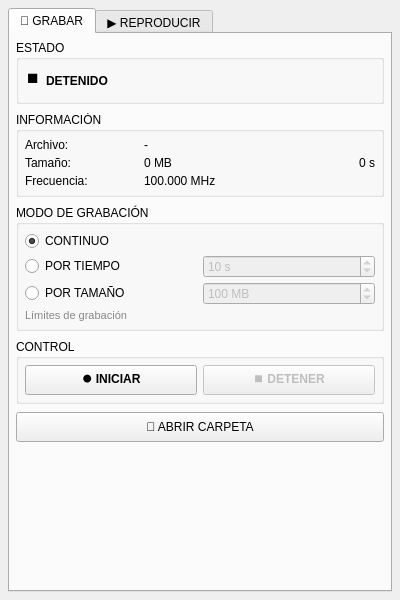
<?xml version="1.0" encoding="UTF-8"?>
<ui version="4.0">
 <class>DockWidget</class>
 <widget class="QDockWidget" name="DockWidget">
  <property name="geometry">
   <rect>
    <x>0</x>
    <y>0</y>
    <width>400</width>
    <height>600</height>
   </rect>
  </property>
  <property name="windowTitle">
   <string>GESTOR IQ</string>
  </property>
  <widget class="QWidget" name="dockWidgetContents">
   <layout class="QVBoxLayout" name="verticalLayout_main">
    <property name="spacing">
     <number>8</number>
    </property>
    <property name="leftMargin">
     <number>8</number>
    </property>
    <property name="topMargin">
     <number>8</number>
    </property>
    <property name="rightMargin">
     <number>8</number>
    </property>
    <property name="bottomMargin">
     <number>8</number>
    </property>
    
    <!-- ===== PESTAÑAS PRINCIPALES ===== -->
    <item>
     <widget class="QTabWidget" name="tabWidget">
      <property name="currentIndex">
       <number>0</number>
      </property>
      
      <!-- ========== PESTAÑA GRABAR ========== -->
      <widget class="QWidget" name="tab_record">
       <attribute name="title">
        <string>📼 GRABAR</string>
       </attribute>
       <layout class="QVBoxLayout" name="verticalLayout_record">
        <property name="spacing">
         <number>8</number>
        </property>
        <property name="leftMargin">
         <number>6</number>
        </property>
        <property name="topMargin">
         <number>6</number>
        </property>
        <property name="rightMargin">
         <number>6</number>
        </property>
        <property name="bottomMargin">
         <number>6</number>
        </property>
        
        <!-- ===== GRUPO ESTADO ===== -->
        <item>
         <widget class="QGroupBox" name="groupBox_status_record">
          <property name="title">
           <string>ESTADO</string>
          </property>
          <layout class="QHBoxLayout" name="horizontalLayout_status_record">
           <property name="spacing">
            <number>6</number>
           </property>
           <property name="leftMargin">
            <number>6</number>
           </property>
           <property name="topMargin">
            <number>6</number>
           </property>
           <property name="rightMargin">
            <number>6</number>
           </property>
           <property name="bottomMargin">
            <number>6</number>
           </property>
           
           <item>
            <widget class="QLabel" name="label_record_status_icon">
             <property name="font">
              <font>
               <pointsize>12</pointsize>
               <weight>75</weight>
               <bold>true</bold>
              </font>
             </property>
             <property name="text">
              <string>⏹</string>
             </property>
            </widget>
           </item>
           <item>
            <widget class="QLabel" name="label_record_status_text">
             <property name="font">
              <font>
               <weight>75</weight>
               <bold>true</bold>
              </font>
             </property>
             <property name="text">
              <string>DETENIDO</string>
             </property>
            </widget>
           </item>
           <item>
            <spacer name="horizontalSpacer_status_record">
             <property name="orientation">
              <enum>Qt::Horizontal</enum>
             </property>
             <property name="sizeHint" stdset="0">
              <size>
               <width>40</width>
               <height>20</height>
              </size>
             </property>
            </spacer>
           </item>
          </layout>
         </widget>
        </item>
        
        <!-- ===== GRUPO INFORMACIÓN ===== -->
        <item>
         <widget class="QGroupBox" name="groupBox_info_record">
          <property name="title">
           <string>INFORMACIÓN</string>
          </property>
          <layout class="QGridLayout" name="gridLayout_info_record">
           <property name="leftMargin">
            <number>6</number>
           </property>
           <property name="topMargin">
            <number>6</number>
           </property>
           <property name="rightMargin">
            <number>6</number>
           </property>
           <property name="bottomMargin">
            <number>6</number>
           </property>
           <property name="horizontalSpacing">
            <number>6</number>
           </property>
           <property name="verticalSpacing">
            <number>4</number>
           </property>
           
           <item row="0" column="0">
            <widget class="QLabel" name="label_record_filename_title">
             <property name="text">
              <string>Archivo:</string>
             </property>
            </widget>
           </item>
           <item row="0" column="1" colspan="2">
            <widget class="QLabel" name="label_record_filename">
             <property name="text">
              <string>-</string>
             </property>
             <property name="wordWrap">
              <bool>true</bool>
             </property>
            </widget>
           </item>
           
           <item row="1" column="0">
            <widget class="QLabel" name="label_record_size_title">
             <property name="text">
              <string>Tamaño:</string>
             </property>
            </widget>
           </item>
           <item row="1" column="1">
            <widget class="QLabel" name="label_record_size">
             <property name="text">
              <string>0 MB</string>
             </property>
            </widget>
           </item>
           
           <item row="1" column="2">
            <widget class="QLabel" name="label_record_time">
             <property name="text">
              <string>0 s</string>
             </property>
             <property name="alignment">
              <set>Qt::AlignRight|Qt::AlignTrailing|Qt::AlignVCenter</set>
             </property>
            </widget>
           </item>
           
           <item row="2" column="0">
            <widget class="QLabel" name="label_record_freq_title">
             <property name="text">
              <string>Frecuencia:</string>
             </property>
            </widget>
           </item>
           <item row="2" column="1" colspan="2">
            <widget class="QLabel" name="label_record_freq">
             <property name="text">
              <string>100.000 MHz</string>
             </property>
            </widget>
           </item>
          </layout>
         </widget>
        </item>
        
        <!-- ===== GRUPO MODO DE GRABACIÓN ===== -->
        <item>
         <widget class="QGroupBox" name="groupBox_mode_record">
          <property name="title">
           <string>MODO DE GRABACIÓN</string>
          </property>
          <layout class="QGridLayout" name="gridLayout_mode_record">
           <property name="leftMargin">
            <number>6</number>
           </property>
           <property name="topMargin">
            <number>6</number>
           </property>
           <property name="rightMargin">
            <number>6</number>
           </property>
           <property name="bottomMargin">
            <number>6</number>
           </property>
           <property name="horizontalSpacing">
            <number>6</number>
           </property>
           <property name="verticalSpacing">
            <number>4</number>
           </property>
           
           <item row="0" column="0" colspan="2">
            <widget class="QRadioButton" name="radio_record_continuous">
             <property name="text">
              <string>CONTINUO</string>
             </property>
             <property name="checked">
              <bool>true</bool>
             </property>
            </widget>
           </item>
           
           <item row="1" column="0">
            <widget class="QRadioButton" name="radio_record_time">
             <property name="text">
              <string>POR TIEMPO</string>
             </property>
            </widget>
           </item>
           <item row="1" column="1">
            <widget class="QSpinBox" name="spinBox_record_duration">
             <property name="enabled">
              <bool>false</bool>
             </property>
             <property name="suffix">
              <string> s</string>
             </property>
             <property name="minimum">
              <number>1</number>
             </property>
             <property name="maximum">
              <number>3600</number>
             </property>
             <property name="value">
              <number>10</number>
             </property>
             <property name="minimumWidth">
              <number>80</number>
             </property>
            </widget>
           </item>
           
           <item row="2" column="0">
            <widget class="QRadioButton" name="radio_record_size">
             <property name="text">
              <string>POR TAMAÑO</string>
             </property>
            </widget>
           </item>
           <item row="2" column="1">
            <widget class="QSpinBox" name="spinBox_record_size">
             <property name="enabled">
              <bool>false</bool>
             </property>
             <property name="suffix">
              <string> MB</string>
             </property>
             <property name="minimum">
              <number>10</number>
             </property>
             <property name="maximum">
              <number>102400</number>
             </property>
             <property name="value">
              <number>100</number>
             </property>
             <property name="minimumWidth">
              <number>80</number>
             </property>
            </widget>
           </item>
           
           <item row="3" column="0" colspan="2">
            <widget class="QLabel" name="label_mode_info">
             <property name="text">
              <string>Límites de grabación</string>
             </property>
             <property name="styleSheet">
              <string notr="true">color: #888888; font-size: 8pt;</string>
             </property>
            </widget>
           </item>
          </layout>
         </widget>
        </item>
        
        <!-- ===== GRUPO CONTROLES ===== -->
        <item>
         <widget class="QGroupBox" name="groupBox_controls_record">
          <property name="title">
           <string>CONTROL</string>
          </property>
          <layout class="QHBoxLayout" name="horizontalLayout_controls_record">
           <property name="spacing">
            <number>6</number>
           </property>
           <property name="leftMargin">
            <number>6</number>
           </property>
           <property name="topMargin">
            <number>6</number>
           </property>
           <property name="rightMargin">
            <number>6</number>
           </property>
           <property name="bottomMargin">
            <number>6</number>
           </property>
           
           <item>
            <widget class="QPushButton" name="pushButton_record_start">
             <property name="minimumSize">
              <size>
               <width>0</width>
               <height>30</height>
              </size>
             </property>
             <property name="font">
              <font>
               <weight>75</weight>
               <bold>true</bold>
              </font>
             </property>
             <property name="text">
              <string>⏺ INICIAR</string>
             </property>
            </widget>
           </item>
           
           <item>
            <widget class="QPushButton" name="pushButton_record_stop">
             <property name="enabled">
              <bool>false</bool>
             </property>
             <property name="minimumSize">
              <size>
               <width>0</width>
               <height>30</height>
              </size>
             </property>
             <property name="font">
              <font>
               <weight>75</weight>
               <bold>true</bold>
              </font>
             </property>
             <property name="text">
              <string>⏹ DETENER</string>
             </property>
            </widget>
           </item>
          </layout>
         </widget>
        </item>
        
        <!-- ===== BOTÓN ABRIR CARPETA ===== -->
        <item>
         <widget class="QPushButton" name="pushButton_open_folder">
          <property name="minimumSize">
           <size>
            <width>0</width>
            <height>30</height>
           </size>
          </property>
          <property name="text">
           <string>📂 ABRIR CARPETA</string>
          </property>
         </widget>
        </item>
        
        <!-- ===== ESPACIADOR ===== -->
        <item>
         <spacer name="verticalSpacer_record">
          <property name="orientation">
           <enum>Qt::Vertical</enum>
          </property>
          <property name="sizeHint" stdset="0">
           <size>
            <width>20</width>
            <height>20</height>
           </size>
          </property>
         </spacer>
        </item>
        
       </layout>
      </widget>
      
              <!-- ========== PESTAÑA REPRODUCIR (VERSIÓN SIMPLIFICADA) ========== -->
      <widget class="QWidget" name="tab_play">
       <attribute name="title">
        <string>▶ REPRODUCIR</string>
       </attribute>
       <layout class="QVBoxLayout" name="verticalLayout_play">
        <property name="spacing">
         <number>8</number>
        </property>
        <property name="leftMargin">
         <number>6</number>
        </property>
        <property name="topMargin">
         <number>6</number>
        </property>
        <property name="rightMargin">
         <number>6</number>
        </property>
        <property name="bottomMargin">
         <number>6</number>
        </property>
        
        <!-- ===== GRUPO ESTADO ===== -->
        <item>
         <widget class="QGroupBox" name="groupBox_status_play">
          <property name="title">
           <string>ESTADO</string>
          </property>
          <layout class="QHBoxLayout" name="horizontalLayout_status_play">
           <property name="spacing">
            <number>6</number>
           </property>
           <property name="leftMargin">
            <number>6</number>
           </property>
           <property name="topMargin">
            <number>6</number>
           </property>
           <property name="rightMargin">
            <number>6</number>
           </property>
           <property name="bottomMargin">
            <number>6</number>
           </property>
           
           <item>
            <widget class="QLabel" name="label_play_status_icon">
             <property name="font">
              <font>
               <pointsize>12</pointsize>
               <weight>75</weight>
               <bold>true</bold>
              </font>
             </property>
             <property name="text">
              <string>⏹</string>
             </property>
            </widget>
           </item>
           <item>
            <widget class="QLabel" name="label_play_status_text">
             <property name="font">
              <font>
               <weight>75</weight>
               <bold>true</bold>
              </font>
             </property>
             <property name="text">
              <string>DETENIDO</string>
             </property>
            </widget>
           </item>
           <item>
            <spacer name="horizontalSpacer_status_play">
             <property name="orientation">
              <enum>Qt::Horizontal</enum>
             </property>
             <property name="sizeHint" stdset="0">
              <size>
               <width>40</width>
               <height>20</height>
              </size>
             </property>
            </spacer>
           </item>
          </layout>
         </widget>
        </item>
        
        <!-- ===== GRUPO ARCHIVO ===== -->
        <item>
         <widget class="QGroupBox" name="groupBox_file_play">
          <property name="title">
           <string>ARCHIVO</string>
          </property>
          <layout class="QVBoxLayout" name="verticalLayout_file_play">
           <property name="spacing">
            <number>6</number>
           </property>
           <property name="leftMargin">
            <number>6</number>
           </property>
           <property name="topMargin">
            <number>6</number>
           </property>
           <property name="rightMargin">
            <number>6</number>
           </property>
           <property name="bottomMargin">
            <number>6</number>
           </property>
           
           <item>
            <widget class="QPushButton" name="pushButton_play_open">
             <property name="minimumSize">
              <size>
               <width>0</width>
               <height>30</height>
              </size>
             </property>
             <property name="font">
              <font>
               <weight>75</weight>
               <bold>true</bold>
              </font>
             </property>
             <property name="text">
              <string>📂 ABRIR ARCHIVO IQ</string>
             </property>
            </widget>
           </item>
           
           <item>
            <widget class="QLabel" name="label_play_filename">
             <property name="text">
              <string>Sin archivo cargado</string>
             </property>
             <property name="wordWrap">
              <bool>true</bool>
             </property>
             <property name="styleSheet">
              <string notr="true">color: #888888; font-size: 9pt;</string>
             </property>
            </widget>
           </item>
          </layout>
         </widget>
        </item>
        
        <!-- ===== GRUPO INFORMACIÓN ===== -->
        <item>
         <widget class="QGroupBox" name="groupBox_info_play">
          <property name="title">
           <string>INFORMACIÓN</string>
          </property>
          <layout class="QGridLayout" name="gridLayout_info_play">
           <property name="leftMargin">
            <number>6</number>
           </property>
           <property name="topMargin">
            <number>6</number>
           </property>
           <property name="rightMargin">
            <number>6</number>
           </property>
           <property name="bottomMargin">
            <number>6</number>
           </property>
           <property name="horizontalSpacing">
            <number>6</number>
           </property>
           <property name="verticalSpacing">
            <number>4</number>
           </property>
           
           <item row="0" column="0">
            <widget class="QLabel" name="label_play_freq_title">
             <property name="text">
              <string>Frecuencia:</string>
             </property>
            </widget>
           </item>
           <item row="0" column="1">
            <widget class="QLabel" name="label_play_freq">
             <property name="text">
              <string>-</string>
             </property>
            </widget>
           </item>
           
           <item row="1" column="0">
            <widget class="QLabel" name="label_play_sr_title">
             <property name="text">
              <string>Sample Rate:</string>
             </property>
            </widget>
           </item>
           <item row="1" column="1">
            <widget class="QLabel" name="label_play_sr">
             <property name="text">
              <string>-</string>
             </property>
            </widget>
           </item>
           
           <item row="2" column="0">
            <widget class="QLabel" name="label_play_duration_title">
             <property name="text">
              <string>Duración:</string>
             </property>
            </widget>
           </item>
           <item row="2" column="1">
            <widget class="QLabel" name="label_play_duration">
             <property name="text">
              <string>-</string>
             </property>
            </widget>
           </item>
           
           <item row="3" column="0">
            <widget class="QLabel" name="label_play_mode_title">
             <property name="text">
              <string>Modo:</string>
             </property>
            </widget>
           </item>
           <item row="3" column="1">
            <widget class="QLabel" name="label_play_mode">
             <property name="text">
              <string>-</string>
             </property>
            </widget>
           </item>
           
           <item row="4" column="0" colspan="2">
            <widget class="QLabel" name="label_play_metadata">
             <property name="styleSheet">
              <string notr="true">color: #888888; font-size: 8pt;</string>
             </property>
             <property name="text">
              <string/>
             </property>
             <property name="wordWrap">
              <bool>true</bool>
             </property>
            </widget>
           </item>
          </layout>
         </widget>
        </item>
        
        <!-- ===== GRUPO CONTROL (3 botones en línea horizontal) ===== -->
        <item>
         <widget class="QGroupBox" name="groupBox_controls_play">
          <property name="title">
           <string>CONTROL</string>
          </property>
          <layout class="QHBoxLayout" name="horizontalLayout_controls_play">
           <property name="spacing">
            <number>6</number>
           </property>
           <property name="leftMargin">
            <number>6</number>
           </property>
           <property name="topMargin">
            <number>6</number>
           </property>
           <property name="rightMargin">
            <number>6</number>
           </property>
           <property name="bottomMargin">
            <number>6</number>
           </property>
           
           <item>
            <widget class="QPushButton" name="pushButton_play_play">
             <property name="enabled">
              <bool>false</bool>
             </property>
             <property name="minimumSize">
              <size>
               <width>0</width>
               <height>32</height>
              </size>
             </property>
             <property name="font">
              <font>
               <weight>75</weight>
               <bold>true</bold>
              </font>
             </property>
             <property name="text">
              <string>▶ PLAY</string>
             </property>
            </widget>
           </item>
           
           <item>
            <widget class="QPushButton" name="pushButton_play_pause">
             <property name="enabled">
              <bool>false</bool>
             </property>
             <property name="minimumSize">
              <size>
               <width>0</width>
               <height>32</height>
              </size>
             </property>
             <property name="font">
              <font>
               <weight>75</weight>
               <bold>true</bold>
              </font>
             </property>
             <property name="text">
              <string>⏸ PAUSE</string>
             </property>
            </widget>
           </item>
           
           <item>
            <widget class="QPushButton" name="pushButton_play_stop">
             <property name="enabled">
              <bool>false</bool>
             </property>
             <property name="minimumSize">
              <size>
               <width>0</width>
               <height>32</height>
              </size>
             </property>
             <property name="font">
              <font>
               <weight>75</weight>
               <bold>true</bold>
              </font>
             </property>
             <property name="text">
              <string>⏹ STOP</string>
             </property>
            </widget>
           </item>
          </layout>
         </widget>
        </item>
        
        <!-- ===== CONTROLES DE VELOCIDAD Y LOOP (sin grupo separado) ===== -->
        <item>
         <layout class="QHBoxLayout" name="horizontalLayout_speed_loop">
          <property name="spacing">
           <number>8</number>
          </property>
          
          <item>
           <widget class="QLabel" name="label_play_speed">
            <property name="text">
             <string>Velocidad:</string>
            </property>
           </widget>
          </item>
          
          <item>
           <widget class="QSpinBox" name="spinBox_play_speed">
            <property name="enabled">
             <bool>false</bool>
            </property>
            <property name="suffix">
             <string>x</string>
            </property>
            <property name="minimum">
             <number>1</number>
            </property>
            <property name="maximum">
             <number>100</number>
            </property>
            <property name="value">
             <number>1</number>
            </property>
            <property name="minimumWidth">
             <number>70</number>
            </property>
            <property name="alignment">
             <set>Qt::AlignRight</set>
            </property>
           </widget>
          </item>
          
          <item>
           <spacer name="horizontalSpacer_speed_loop">
            <property name="orientation">
             <enum>Qt::Horizontal</enum>
            </property>
            <property name="sizeHint" stdset="0">
             <size>
              <width>10</width>
              <height>20</height>
             </size>
            </property>
           </spacer>
          </item>
          
          <item>
           <widget class="QPushButton" name="pushButton_play_loop">
            <property name="enabled">
             <bool>false</bool>
            </property>
            <property name="minimumSize">
             <size>
              <width>0</width>
              <height>28</height>
             </size>
            </property>
            <property name="font">
             <font>
              <weight>75</weight>
              <bold>true</bold>
             </font>
            </property>
            <property name="text">
             <string>🔄 LOOP</string>
            </property>
            <property name="checkable">
             <bool>true</bool>
            </property>
           </widget>
          </item>
         </layout>
        </item>
        
        <!-- ===== GRUPO PROGRESO ===== -->
        <item>
         <widget class="QGroupBox" name="groupBox_progress_play">
          <property name="title">
           <string>PROGRESO</string>
          </property>
          <layout class="QGridLayout" name="gridLayout_progress_play">
           <property name="leftMargin">
            <number>6</number>
           </property>
           <property name="topMargin">
            <number>6</number>
           </property>
           <property name="rightMargin">
            <number>6</number>
           </property>
           <property name="bottomMargin">
            <number>6</number>
           </property>
           <property name="horizontalSpacing">
            <number>6</number>
           </property>
           <property name="verticalSpacing">
            <number>4</number>
           </property>
           
           <item row="0" column="0" colspan="2">
            <widget class="QSlider" name="horizontalSlider_play">
             <property name="enabled">
              <bool>false</bool>
             </property>
             <property name="value">
              <number>0</number>
             </property>
             <property name="orientation">
              <enum>Qt::Horizontal</enum>
             </property>
            </widget>
           </item>
           
           <item row="1" column="0">
            <widget class="QLabel" name="label_play_position">
             <property name="text">
              <string>0.0 MB</string>
             </property>
            </widget>
           </item>
           
           <item row="1" column="1">
            <widget class="QLabel" name="label_play_total">
             <property name="text">
              <string>0.0 MB</string>
             </property>
             <property name="alignment">
              <set>Qt::AlignRight|Qt::AlignTrailing|Qt::AlignVCenter</set>
             </property>
            </widget>
           </item>
          </layout>
         </widget>
        </item>
        
        <!-- ===== ESPACIADOR ===== -->
        <item>
         <spacer name="verticalSpacer_play">
          <property name="orientation">
           <enum>Qt::Vertical</enum>
          </property>
          <property name="sizeHint" stdset="0">
           <size>
            <width>20</width>
            <height>20</height>
           </size>
          </property>
         </spacer>
        </item>
        
       </layout>
      </widget>
     </widget>
    </item>
   </layout>
  </widget>
 </widget>
 <tabstops>
  <tabstop>tabWidget</tabstop>
  <!-- Grabación -->
  <tabstop>radio_record_continuous</tabstop>
  <tabstop>radio_record_time</tabstop>
  <tabstop>spinBox_record_duration</tabstop>
  <tabstop>radio_record_size</tabstop>
  <tabstop>spinBox_record_size</tabstop>
  <tabstop>pushButton_record_start</tabstop>
  <tabstop>pushButton_record_stop</tabstop>
  <tabstop>pushButton_open_folder</tabstop>
  <!-- Reproducción -->
  <tabstop>pushButton_play_open</tabstop>
  <tabstop>pushButton_play_play</tabstop>
  <tabstop>pushButton_play_pause</tabstop>
  <tabstop>pushButton_play_stop</tabstop>
  <tabstop>spinBox_play_speed</tabstop>
  <tabstop>pushButton_play_loop</tabstop>
 </tabstops>
 <resources/>
 <connections/>
</ui>
